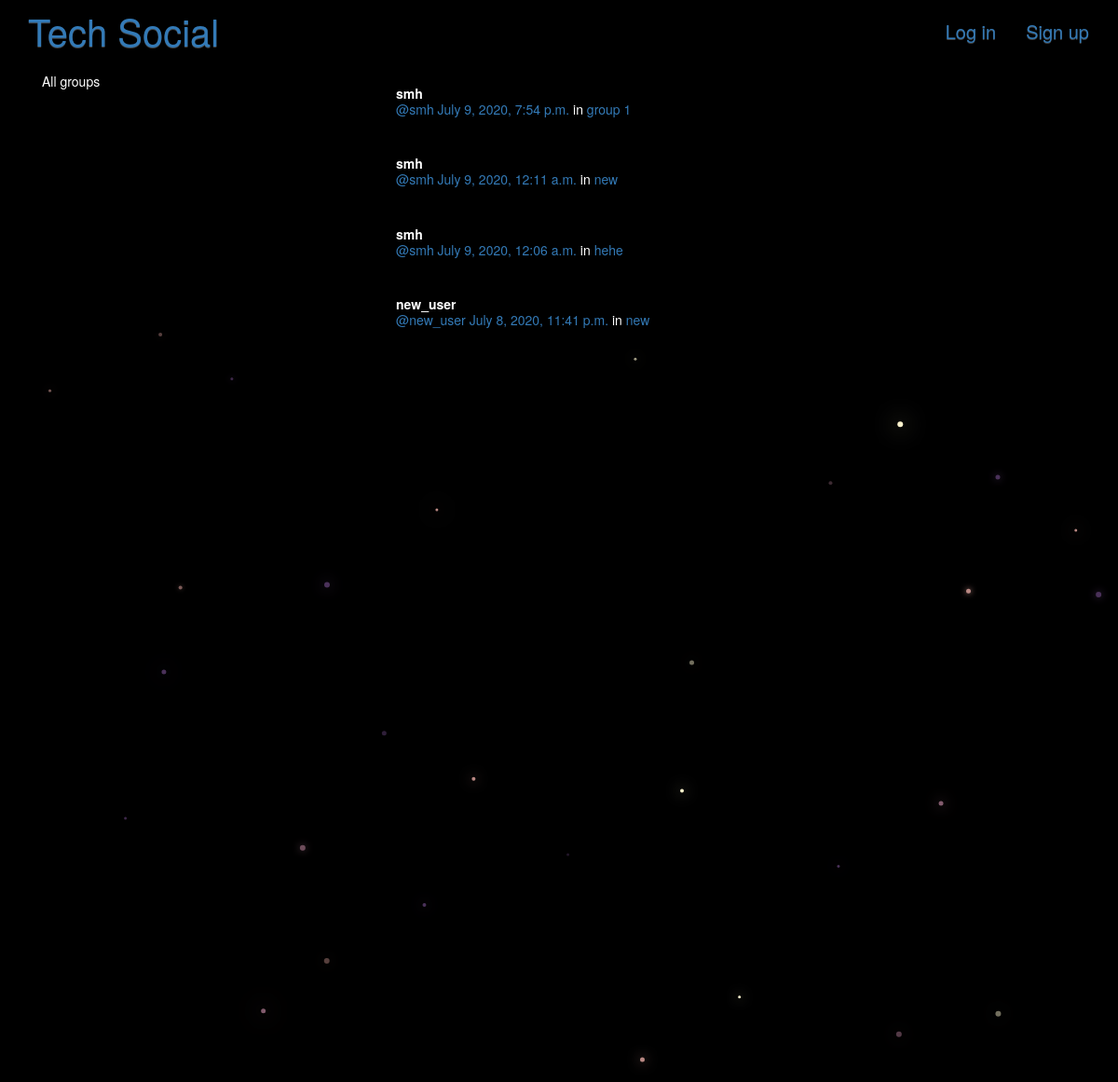
The page /posts/ on the database as committed earlier.
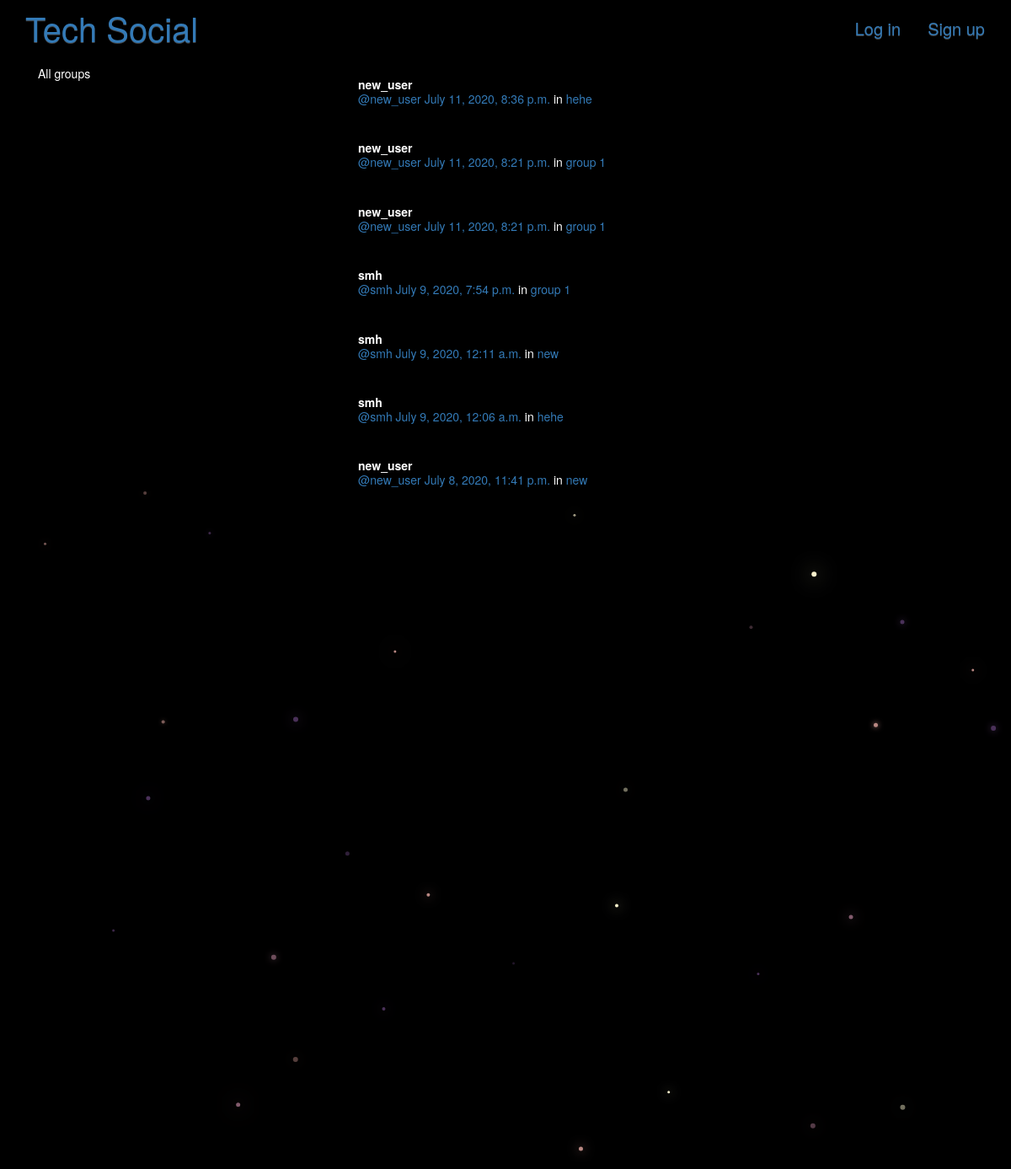
The same page on the database as committed later.
### posts/models.py (models this page shows, shortened)
class Post(models.Model):
    user = models.ForeignKey(User, related_name="posts",on_delete=models.CASCADE)
    created_at = models.DateTimeField(auto_now=True)
    question = models.CharField(max_length=255)
    description=models.TextField(blank=True, default='')
    description_html = models.TextField(editable=False)
    group = models.ForeignKey(Group, related_name="posts",null=True, blank=True,on_delete=models.CASCADE,)
    class Meta:
        ordering = ["-created_at"]
        unique_together = ["user", "question"]

### groups/models.py (models this page shows, shortened)
class Group(models.Model):
    name = models.CharField(max_length=255, unique=True)
    slug = models.SlugField(allow_unicode=True, unique=True)
    description = models.TextField(blank=True, default='')
    description_html = models.TextField(editable=False, default='', blank=True)
    members = models.ManyToManyField(User,through="GroupMember")
    class Meta:
        ordering = ["name"]

### posts/views.py (the view)
class PostList(SelectRelatedMixin, generic.ListView):
    model = models.Post
    select_related = ("user", "group")

### posts/templates/posts/post_list.html (shortened to what this page needs)
{% extends "posts/post_base.html" %}
{% load bootstrap3 %}
{% block content %}
<div class="col-md-4">
	<div class="card card-with-shadow">
		<div class="content">
			<h5 class="title">All groups</h5>
		</div>
	</div>
</div>
<div class="col-md-8">
	{% for post in post_list %}
	<div class="post media">
        <div class="media-body">
            <strong>{{ post.user.username }}</strong>
            <h5 class="media-heading">
                <span class="username"><a href="{% url 'posts:for_user' username=post.user.username %}">@{{ post.user.username }}</a></span>
                <time class="time"><a href="{% url 'posts:single' username=post.user.username pk=post.pk %}">{{ post.created_at }}</a></time>
                {% if post.group %}
                <span class="group-name">in <a href="#">{{ post.group.name }}</a></span>
                {% endif %}
            </h5>
        </div>
    </div>
	{% endfor %}
</div>
{% endblock %}

Rows that differ between the two databases and show on the page:
added Post: user.username "new_user", created_at "July 11, 2020, 8:36 p.m.", group.name "hehe"
added Post: user.username "new_user", created_at "July 11, 2020, 8:21 p.m.", group.name "group 1"
added Post: user.username "new_user", created_at "July 11, 2020, 8:21 p.m.", group.name "group 1"
